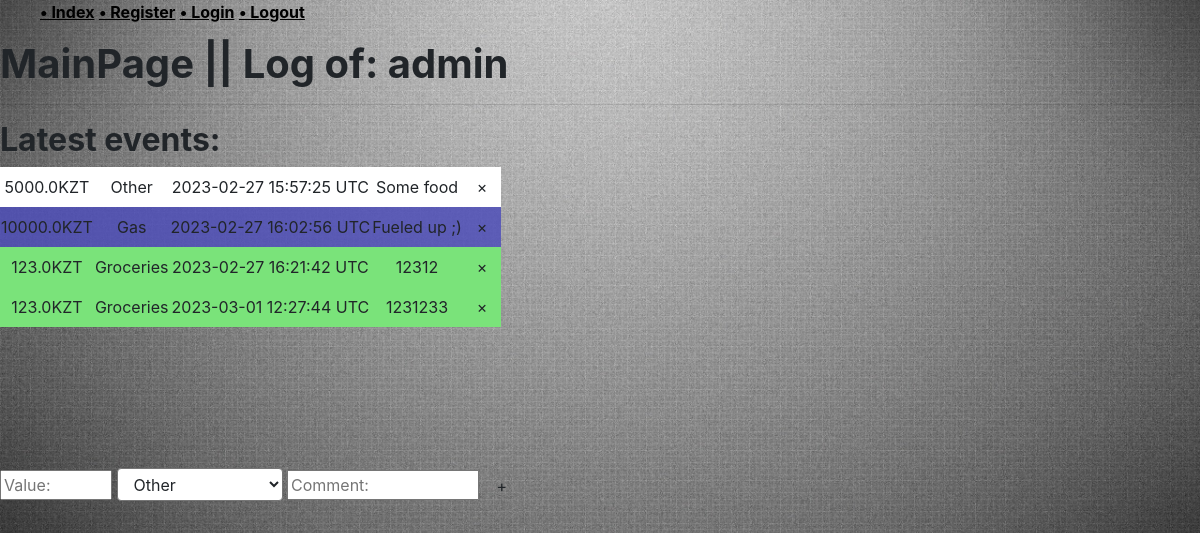
The page / (signed in) on the database as committed earlier.
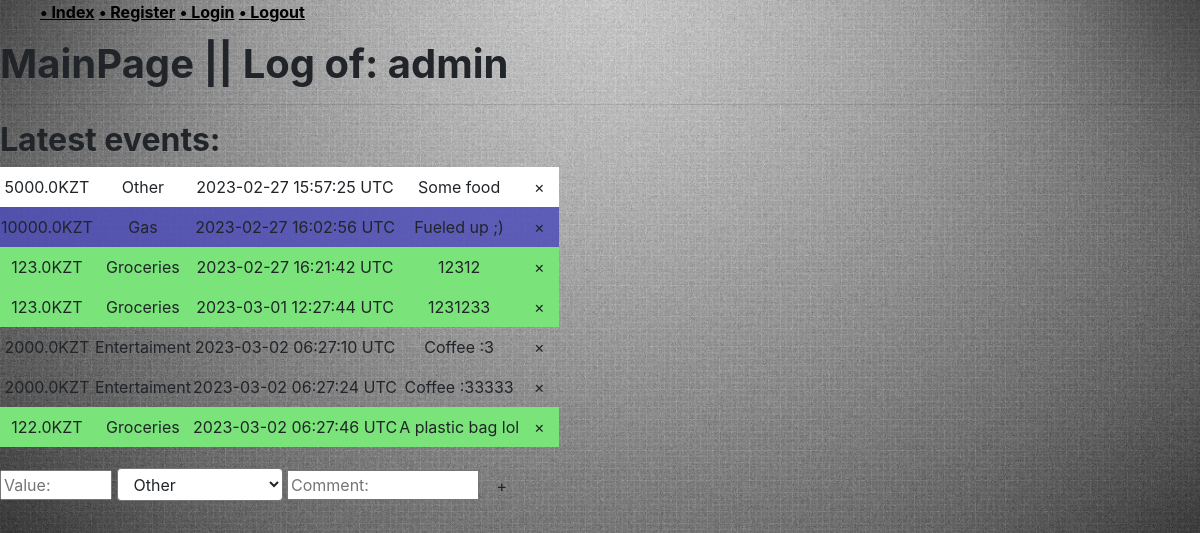
The same page on the database as committed later.
### log/models.py (models this page shows, shortened)
class Entry(models.Model):
    user = models.ForeignKey(settings.AUTH_USER_MODEL, on_delete=models.CASCADE)
    category = models.ForeignKey(Category, on_delete=models.SET_DEFAULT, default=1)
    currency = models.CharField(choices=CURRENCY_CHOICES, max_length=3, default='KZT')
    value = models.FloatField(validators=[MinValueValidator(0)])
    date = models.DateTimeField(default=timezone.now)
    comment = models.CharField(max_length=200, blank=True)
    class Meta:
        verbose_name = "Entry"
        verbose_name_plural = "Entries"

class Category(models.Model):
    name = models.CharField(max_length=200)
    INCOME = '+'
    SPEND = '-'
    KIND_CHOICES = [
        (INCOME, 'income'),
        (SPEND, 'spend')
    ]
    kind = models.CharField(
        max_length=1,
        choices=KIND_CHOICES,
        default=SPEND,
    )
    def __str__(self):
        return self.name
    class Meta:
        verbose_name = "Category"
        verbose_name_plural = "Categories"

### log/views.py (the view)
# urls.py: path('', include('log.urls')),
@login_required
def log(request):
    current_user = request.user
    entries = collect_entries(current_user)
    categories = collect_categories(current_user)
    context = {
        'user'          : current_user.username,
        'entries'       : entries,
        'categories'    : categories,
    }
    return render(request, 'log/log.html', context)

### log/helpers.py (called while the page is built)
def collect_entries(user):
    entries_list = Entry.objects.filter(user=user.id)
    entries_dict = []
    for i, item in enumerate(entries_list):
        new_entry = {
            'value': item.value,
            'currency': item.currency,
            'category': item.category.name,
            'datetime': item.date.strftime("%Y-%m-%d %H:%M:%S %Z"),
            'comment' : item.comment,
            'iterator': i + 1,
            'id'      : item.id,
        }
        entries_dict.append(new_entry)
    return entries_dict

def collect_categories(user):
    categories = Category.objects.all()
    return categories

### log/templates/log/log.html (shortened to what this page needs)
{% extends "accounts/layout.html" %}
{% block link %}
{% load static %}
    <link rel="stylesheet" type="text/css" href="{% static 'log/log_display.css' %}">
{% endblock link %}
{% block body %}
<h1 class="header">MainPage || Log of: {{user}}</h1>
<hr>
<h2 class="header">Latest events:</h2>
<div style="height: 300px; overflow-y: scroll; scroll-behavior: smooth; display:none" id="logTableContainer">
    <table id="logTable">
        <tbody>
            {% for entry in entries %}
            <tr class="{{entry.category|lower}}">
                <td>{{entry.value}}{{entry.currency}}</td>
                <td>{{entry.category}}</td>
                <td>{{entry.datetime}}</td>
                {% if 'comment' in entry %}
                <td>{{entry.comment}}</td>
                {% else %}
                <td>...</td>
                {% endif %}
                <td>
                    <button type="button" class="btn delete">
                        <span>
                            &times;
                        </span>
                    </button>
                </td>
            </tr>
            {% endfor %}
        </tbody>
    </table>
</div>
<form id="add-entry" style="display:inline-block;">
        <input name="value" id="input-value" placeholder="Value:">
        <select name="category" id="input-category" class="form-select">
            {% for category in categories %}
                {% if forloop.counter == 1 %}
                <option selected value="{{ category }}">{{category}}</option>
                {% else %}
                <option value="{{ category }}">{{category}}</option>
                {% endif %}
            {% endfor %}
        </select>
        <input name="comment" id="input-comment" placeholder="Comment:">
        <button class="btn" type="submit">+</button>
</form>
{% endblock body %}

### accounts/templates/accounts/layout.html (shortened to what this page needs)
<!DOCTYPE html>
<html lang="en">
    <head>
        {% load static %}
        <link rel="stylesheet" href="{% static 'accounts/style.css' %}">
        {% block link %} {% endblock link %}
        <link rel="stylesheet" href="https://cdn.jsdelivr.net/npm/bootstrap@4.3.1/dist/css/bootstrap.min.css">
    </head>
    <body>
        <ul>
            <li style="display: inline-block;"><a class="a-empty" href="/">• Index </a></li>
            <li style="display: inline-block;"><a class="a-empty" href="/register">• Register </a></li>
            <li style="display: inline-block;"><a class="a-empty" href="/login">• Login </a></li>
            <li style="display: inline-block;"><a class="a-empty" href="/logout">• Logout </a></li>
        </ul>
        {% block body %}{% endblock body %}
    </body>
</html>

### accounts/static/accounts/style.css (style rules this page uses)
body { background: white url("images/background.jpg") no-repeat; background-size: cover; }
.header { font-weight: bold; }
.a-empty { color: black; text-decoration: underline; font-weight: bold; }

### log/static/log/log_display.css (style rules this page uses)
table th, table td { text-align: center; }
.form-select { display: inline-block; padding: 0.275rem 2.25rem 0.275rem 0.75rem; font-size: 1rem; font-weight: 400; line-height: 1.5; color: #212529; background-color: #fff; background-repeat: no-repeat; background-position: right 0.75rem center; background-size: 16px 12px; border-radius: 0.25rem; transition: border-color .15s ease-in-out, box-shadow .15s ease-in-out; }
#input-value { width: 7rem; }
#input-comment { width: 12rem; }
#add-entry { display: inline-block; vertical-align: middle; margin-right: 10px; }
.other { background-color: white; }
.groceries { background-color: #7ae37a; }
.gas { background-color: rgba(79, 79, 185, 0.842); }

Rows that differ between the two databases and show on the page:
added Entry: value "2000.0", currency "KZT", comment "Coffee :3"
now on this page (row unchanged): Category: category "Entertaiment" "Entertaiment"
added Entry: value "2000.0", currency "KZT", comment "Coffee :33333"
added Entry: value "122.0", currency "KZT", comment "A plastic bag lol"
Other text that changed with them:
new list line: "2023-03-02 06:27:10 UTC ×"
new list line: "2023-03-02 06:27:24 UTC ×"
new list line: "Groceries"
new list line: "2023-03-02 06:27:46 UTC ×"
